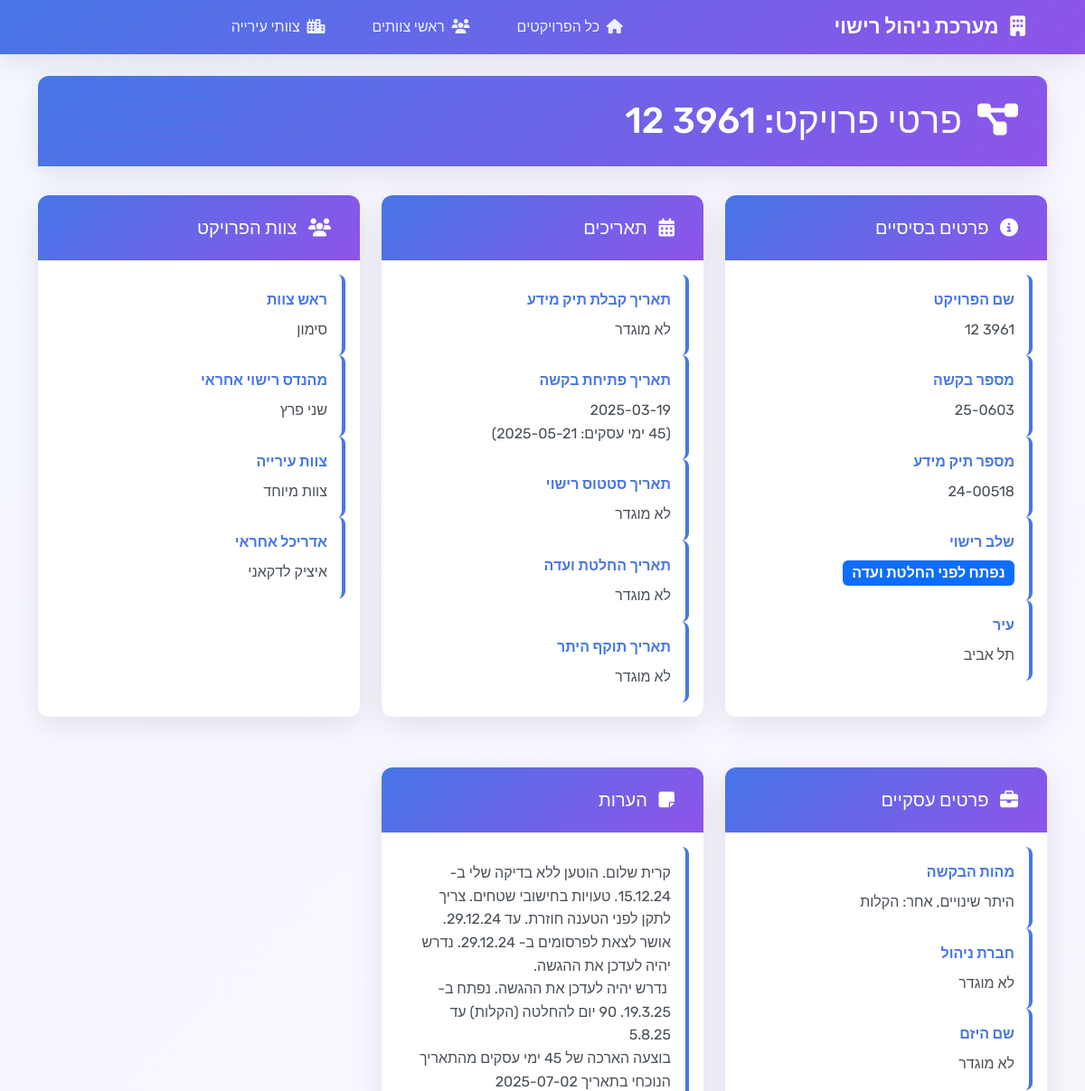
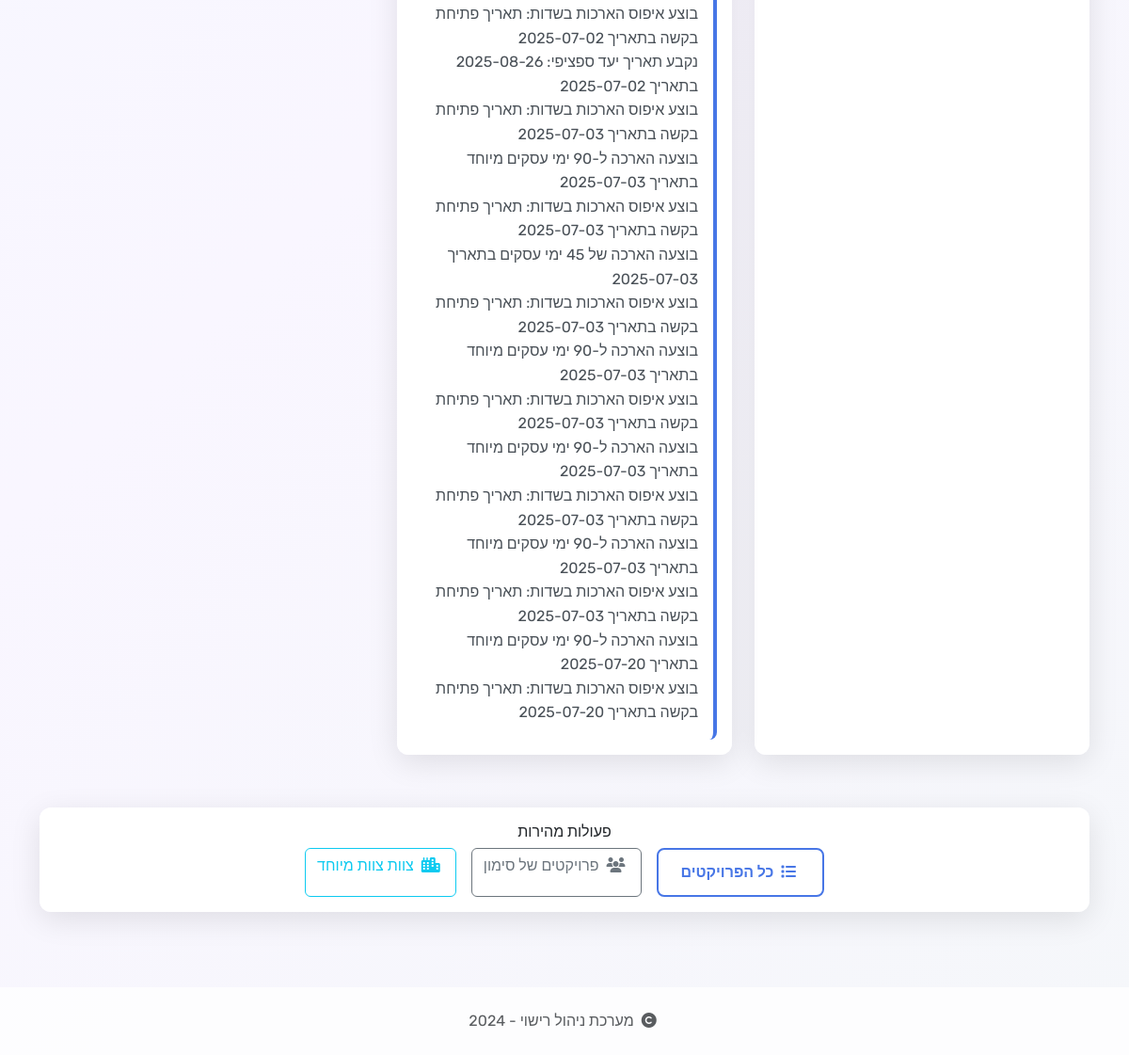
/project/52, run on an earlier commit of the app's database (2 pictures, top to bottom).
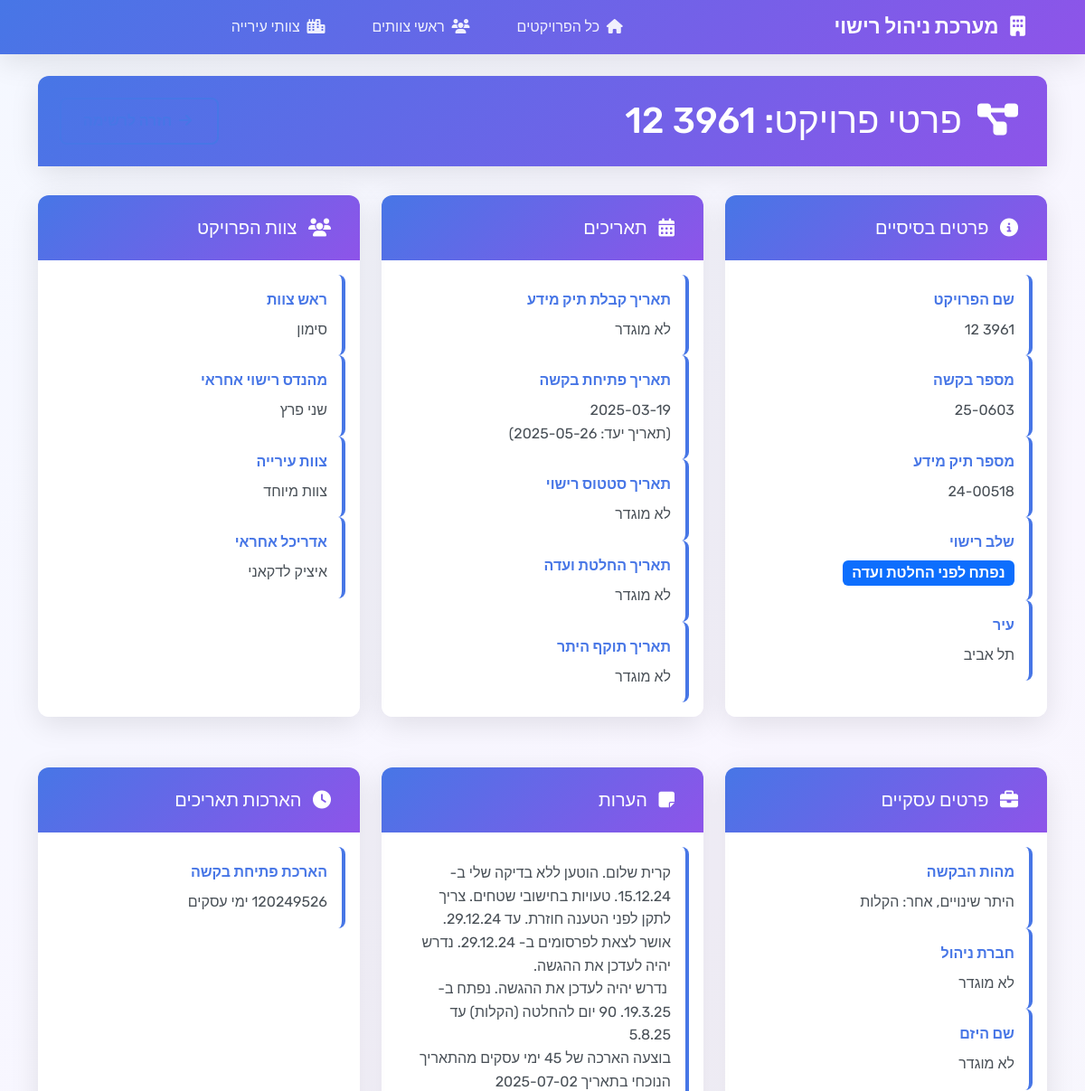
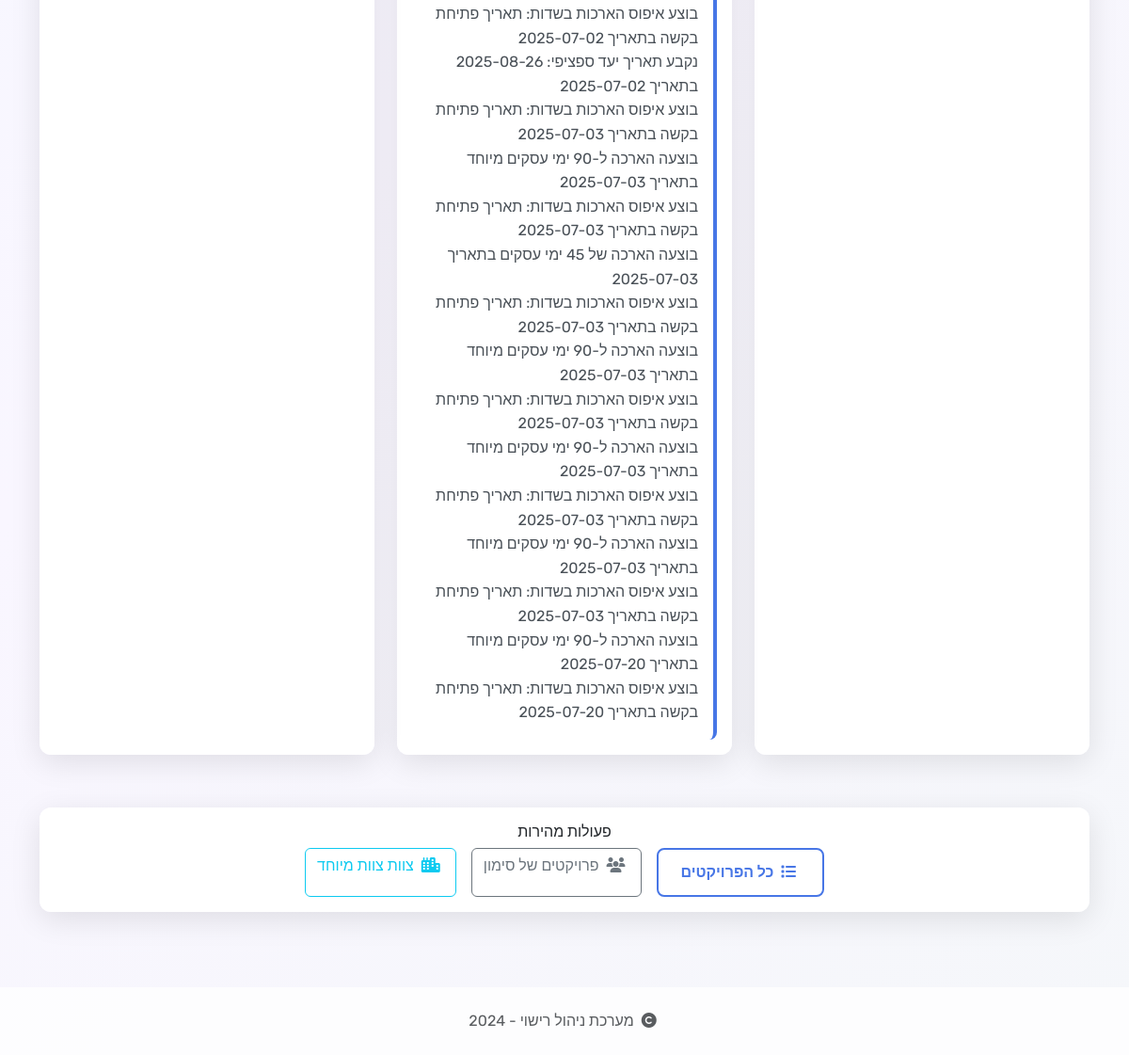
And on a later commit of the database (2 pictures, top to bottom).
### tables this page shows
CREATE TABLE projects (
                id INTEGER PRIMARY KEY AUTOINCREMENT,
                project_name TEXT NOT NULL,
                request_number TEXT NOT NULL,
                date TEXT NOT NULL,
                team_leader TEXT NOT NULL,
                stage TEXT NOT NULL
            , request_date TEXT, opening_date TEXT, notes TEXT, licensing_engineer TEXT, request_types TEXT, engineer TEXT, info_file_number TEXT, status_date TEXT, management_company TEXT, entrepreneur_name TEXT, architect TEXT, city TEXT, city_team TEXT, committee_date TEXT, permit_validity_date TEXT, info_date_extension INTEGER DEFAULT 0, opening_date_extension INTEGER DEFAULT 0, status_date_extension INTEGER DEFAULT 0, committee_date_extension INTEGER DEFAULT 0, permit_validity_date_extension INTEGER DEFAULT 0);

### app.py (the view)
@app.route('/project/<int:project_id>')
def project_detail(project_id):
    conn = get_db_connection()
    project = conn.execute("""
        SELECT
            id, project_name, request_number, info_file_number,
            date, opening_date, status_date, committee_date, permit_validity_date,
            team_leader, stage, request_types, engineer, management_company,
            entrepreneur_name, architect, city, notes,
            info_date_extension, opening_date_extension, status_date_extension,
            committee_date_extension, permit_validity_date_extension, city_team
        FROM projects
        WHERE id = ?
    """, (project_id,)).fetchone()
    conn.close()
    if not project:
        return "פרויקט לא נמצא", 404
    project_dict = dict(project)
    if project_dict.get('date'):
        project_dict['formatted_info_date'] = format_date_with_extension(
            project_dict['date'],
            project_dict.get('info_date_extension', 0),
            'info'
        )
    if project_dict.get('opening_date'):
        project_dict['formatted_opening_date'] = format_date_with_extension(
            project_dict['opening_date'],
            project_dict.get('opening_date_extension', 0),
            'opening'
        )
    if project_dict.get('committee_date'):
        project_dict['formatted_committee_date'] = format_date_with_extension(
            project_dict['committee_date'],
            project_dict.get('committee_date_extension', 0),
            'committee'
        )
    if project_dict.get('permit_validity_date'):
        project_dict['formatted_permit_date'] = format_date_with_extension(
            project_dict['permit_validity_date'],
            project_dict.get('permit_validity_date_extension', 0),
            'permit'
        )
    return render_template('project_detail.html', project=project_dict)

### templates/project_detail.html (shortened to what this page needs)
{% extends "base.html" %}
{% block content %}
<div class="row">
    <div class="col-12">
        <div class="card">
            <div class="card-header d-flex justify-content-between align-items-center">
                <h1 class="mb-0">
                    <i class="fas fa-project-diagram me-2"></i>
                    פרטי פרויקט: {{ project.project_name }}
                </h1>
                <a href="{{ url_for('index') }}" class="btn btn-outline-primary">
                    <i class="fas fa-arrow-right me-1"></i>
                </a>
            </div>
        </div>
        <div class="project-detail-grid">
            <div class="card">
                <div class="card-header">
                    <h5 class="mb-0">
                        <i class="fas fa-info-circle me-2"></i>
                        פרטים בסיסיים
                    </h5>
                </div>
                <div class="card-body">
                    <div class="detail-item">
                        <div class="detail-label">שם הפרויקט</div>
                        <div class="detail-value">{{ project.project_name or 'לא מוגדר' }}</div>
                    </div>
                    <div class="detail-item">
                        <div class="detail-label">מספר בקשה</div>
                        <div class="detail-value">{{ project.request_number or 'לא מוגדר' }}</div>
                    </div>
                    <div class="detail-item">
                        <div class="detail-label">מספר תיק מידע</div>
                        <div class="detail-value">{{ project.info_file_number or 'לא מוגדר' }}</div>
                    </div>
                    <div class="detail-item">
                        <div class="detail-label">שלב רישוי</div>
                        <div class="detail-value">
                            <span class="badge bg-primary fs-6">{{ project.stage or 'לא מוגדר' }}</span>
                        </div>
                    </div>
                    <div class="detail-item">
                        <div class="detail-label">עיר</div>
                        <div class="detail-value">{{ project.city or 'לא מוגדר' }}</div>
                    </div>
                </div>
            </div>
            <div class="card">
                <div class="card-header">
                    <h5 class="mb-0">
                        <i class="fas fa-calendar-alt me-2"></i>
                        תאריכים
                    </h5>
                </div>
                <div class="card-body">
                    <div class="detail-item">
                        <div class="detail-label">תאריך קבלת תיק מידע</div>
                        <div class="detail-value">{{ project.formatted_info_date|safe or project.date or 'לא מוגדר' }}</div>
                    </div>
                    <div class="detail-item">
                        <div class="detail-label">תאריך פתיחת בקשה</div>
                        <div class="detail-value">{{ project.formatted_opening_date|safe or project.opening_date or 'לא מוגדר' }}</div>
                    </div>
                    <div class="detail-item">
                        <div class="detail-label">תאריך סטטוס רישוי</div>
                        <div class="detail-value">{{ project.status_date or 'לא מוגדר' }}</div>
                    </div>
                    <div class="detail-item">
                        <div class="detail-label">תאריך החלטת ועדה</div>
                        <div class="detail-value">{{ project.formatted_committee_date|safe or project.committee_date or 'לא מוגדר' }}</div>
                    </div>
                    <div class="detail-item">
                        <div class="detail-label">תאריך תוקף היתר</div>
                        <div class="detail-value">{{ project.formatted_permit_date|safe or project.permit_validity_date or 'לא מוגדר' }}</div>
                    </div>
                </div>
            </div>
            <div class="card">
                <div class="card-header">
                    <h5 class="mb-0">
                        <i class="fas fa-users me-2"></i>
                        צוות הפרויקט
                    </h5>
                </div>
                <div class="card-body">
                    <div class="detail-item">
                        <div class="detail-label">ראש צוות</div>
                        <div class="detail-value">{{ project.team_leader or 'לא מוגדר' }}</div>
                    </div>
                    <div class="detail-item">
                        <div class="detail-label">מהנדס רישוי אחראי</div>
                        <div class="detail-value">{{ project.engineer or 'לא מוגדר' }}</div>
                    </div>
                    <div class="detail-item">
                        <div class="detail-label">צוות עירייה</div>
                        <div class="detail-value">{{ project.city_team or 'לא מוגדר' }}</div>
                    </div>
                    <div class="detail-item">
                        <div class="detail-label">אדריכל אחראי</div>
                        <div class="detail-value">{{ project.architect or 'לא מוגדר' }}</div>
                    </div>
                </div>
            </div>
            <div class="card">
                <div class="card-header">
                    <h5 class="mb-0">
                        <i class="fas fa-briefcase me-2"></i>
                        פרטים עסקיים
                    </h5>
                </div>
                <div class="card-body">
                    <div class="detail-item">
                        <div class="detail-label">מהות הבקשה</div>
                        <div class="detail-value">{{ project.request_types or 'לא מוגדר' }}</div>
                    </div>
                    <div class="detail-item">
                        <div class="detail-label">חברת ניהול</div>
                        <div class="detail-value">{{ project.management_company or 'לא מוגדר' }}</div>
                    </div>
                    <div class="detail-item">
                        <div class="detail-label">שם היזם</div>
                        <div class="detail-value">{{ project.entrepreneur_name or 'לא מוגדר' }}</div>
                    </div>
                </div>
            </div>
            {% if project.notes %}
            <div class="card">
                <div class="card-header">
                    <h5 class="mb-0">
                        <i class="fas fa-sticky-note me-2"></i>
                        הערות
                    </h5>
                </div>
                <div class="card-body">
                    <div class="detail-item">
                        <div class="detail-value" style="white-space: pre-wrap;">{{ project.notes }}</div>
                    </div>
                </div>
            </div>
            {% endif %}
            {% if project.info_date_extension or project.opening_date_extension or project.committee_date_extension or project.permit_validity_date_extension %}
            <div class="card">
                <div class="card-header">
                    <h5 class="mb-0">
                        <i class="fas fa-clock me-2"></i>
                        הארכות תאריכים
                    </h5>
                </div>
                <div class="card-body">
                    {% if project.opening_date_extension and project.opening_date_extension != 0 %}
                    <div class="detail-item">
                        <div class="detail-label">הארכת פתיחת בקשה</div>
                        <div class="detail-value">
                            {% if project.opening_date_extension == -90 %}
                                90 ימי עסקים מיוחד
                            {% elif project.opening_date_extension < -1000 %}
                                {{ (project.opening_date_extension|abs) - 1000 }} ימי עסקים
                            {% elif project.opening_date_extension < -100000000 %}
                                תאריך יעד ספציפי
                            {% else %}
                                {{ project.opening_date_extension }} ימים
                            {% endif %}
                        </div>
                    </div>
                    {% endif %}
                </div>
            </div>
            {% endif %}
        </div>
        <div class="card mt-4">
            <div class="card-body text-center">
                <h6 class="card-title">פעולות מהירות</h6>
                <div class="d-flex justify-content-center gap-3 flex-wrap">
                    <a href="{{ url_for('index') }}" class="btn btn-outline-primary">
                        <i class="fas fa-list me-1"></i>
                        כל הפרויקטים
                    </a>
                    <a href="{{ url_for('team_leaders', team_leader=project.team_leader) }}" class="btn btn-outline-secondary">
                        <i class="fas fa-users me-1"></i>
                        פרויקטים של {{ project.team_leader }}
                    </a>
                    {% if project.city_team %}
                    <a href="{{ url_for('city_teams', city_team=project.city_team) }}" class="btn btn-outline-info">
                        <i class="fas fa-city me-1"></i>
                        צוות {{ project.city_team }}
                    </a>
                    {% endif %}
                </div>
            </div>
        </div>
    </div>
</div>
{% endblock %}

### templates/base.html (shortened to what this page needs)
<!DOCTYPE html>
<html lang="he" dir="rtl">
<head>
    <link href="https://cdn.jsdelivr.net/npm/bootstrap@5.3.0/dist/css/bootstrap.min.css" rel="stylesheet">
    <link href="https://cdn.jsdelivr.net/npm/bootstrap@5.3.0/dist/css/bootstrap.rtl.min.css" rel="stylesheet">
    <link rel="stylesheet" href="https://cdnjs.cloudflare.com/ajax/libs/font-awesome/6.4.0/css/all.min.css">
</head>
<body>
    <nav class="navbar navbar-expand-lg navbar-dark">
        <div class="container">
            <a class="navbar-brand" href="{{ url_for('index') }}">
                <i class="fas fa-building me-2"></i>
                מערכת ניהול רישוי
            </a>
            <div class="collapse navbar-collapse" id="navbarNav">
                <ul class="navbar-nav me-auto">
                    <li class="nav-item">
                        <a class="nav-link {{ 'active' if request.endpoint == 'index' }}" href="{{ url_for('index') }}">
                            <i class="fas fa-home me-1"></i>
                            כל הפרויקטים
                        </a>
                    </li>
                    <li class="nav-item">
                        <a class="nav-link {{ 'active' if request.endpoint == 'team_leaders' }}" href="{{ url_for('team_leaders') }}">
                            <i class="fas fa-users me-1"></i>
                            ראשי צוותים
                        </a>
                    </li>
                    <li class="nav-item">
                        <a class="nav-link {{ 'active' if request.endpoint == 'city_teams' }}" href="{{ url_for('city_teams') }}">
                            <i class="fas fa-city me-1"></i>
                            צוותי עירייה
                        </a>
                    </li>
                </ul>
            </div>
        </div>
    </nav>
    <div class="container mt-4">
        {% block content %}{% endblock %}
    </div>
    <footer class="mt-5 py-4 text-center" style="background: rgba(255, 255, 255, 0.8);">
        <div class="container">
            <p class="mb-0 text-muted">
                <i class="fas fa-copyright me-1"></i>
                מערכת ניהול רישוי - 2024
            </p>
        </div>
    </footer>
</body>
</html>

What changed in the data, as far as the page shows it:
changed projects "נפתח לפני החלטת ועדה": opening_date_extension 0 → -120250526 (drawn)
Also different on the page:
text no longer shown: "(45 ימי עסקים: 2025-05-21)"
text now shown: "(תאריך יעד: 2025-05-26) הארכות תאריכים הארכת פתיחת בקשה ימי עסקים"
